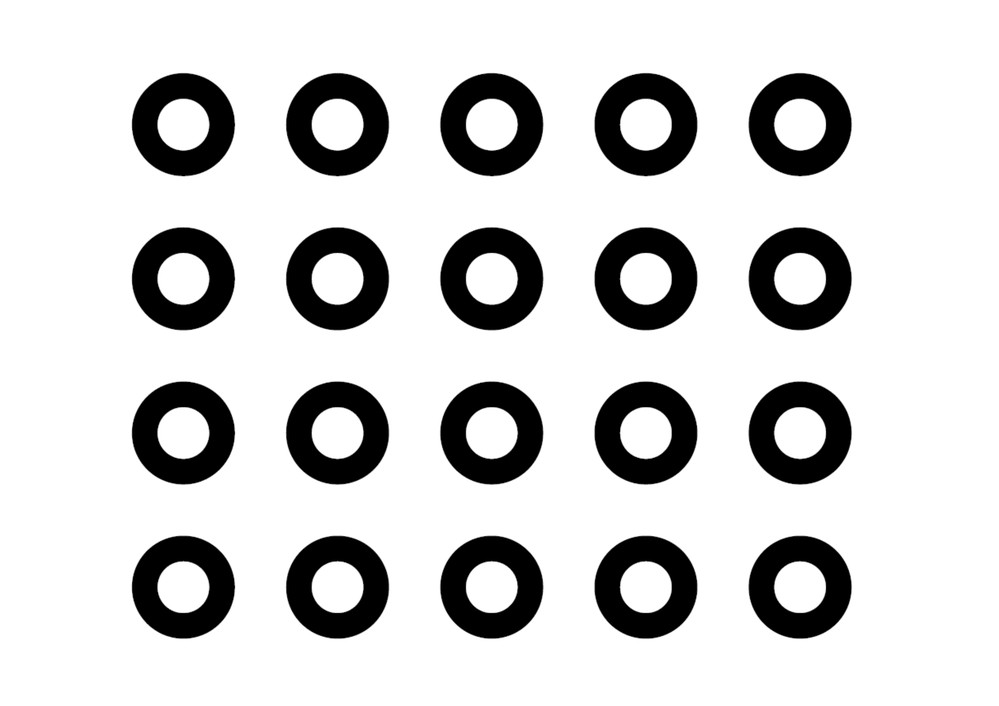
//> input picture Circles/data/InnerCircles.png, 999 x 706 px, shrunk from 2339 x 1654 before the run
$ ./main   (built with g++ and OpenCV 4)
//> lines starting //> are read from the running program, lines starting //| are printed output that depends on the picture; after the words box and inside, x2 and y2 are one past the last pixel; in counts of white or black regions, pixels touching at a corner belong together
#include "opencv2/imgcodecs.hpp"
#include "opencv2/highgui.hpp"
#include "opencv2/imgproc.hpp"
#include <iostream>
using namespace cv;
using namespace std;

/* Detect circles using HoughCircles function from OpenCV */

int main(int argc, char** argv)
{
    for( int i = 1; i < 7; i++ )
    {
        //string filename = samples::findFile(names[i]);
        //string filename = "../data/Captura1" + to_string(i) + ".PNG";
        string filename = "../data/InnerCircles.png";
        Mat src = imread(filename, IMREAD_COLOR);
//> src is the input picture: 706 rows x 999 cols, CV_8UC3; min 0, max 255, mean 210.2
        if( src.empty() )
        {
            cout << "Couldn't load " << filename << endl;
            continue;
        }

        Mat gray;
        cvtColor(src, gray, COLOR_BGR2GRAY);
        medianBlur(gray, gray, 5);
//> gray: 706 rows x 999 cols, CV_8UC1; min 0, max 255, mean 210.2
        vector<Vec3f> circles;
        HoughCircles(gray, circles, HOUGH_GRADIENT, 1,
                 gray.rows/16,  // change this value to detect circles with different distances to each other
                 1, 150, 1, 0 // change the last two parameters
            // (min_radius & max_radius) to detect larger circles
        );
//> circles = 9 circles (x, y, radius): [645.5, 278.5, 51.7], [491.5, 432.5, 51.7], [645.5, 586.5, 51.8], [799.5, 278.5, 51.8], [491.5, 278.5, 51.9], [645.5, 123.5, 51.1], [337.5, 124.5, 51], [799.5, 587.5, 51.2], [800.5, 432.5, 51.2]
        for( size_t i = 0; i < circles.size(); i++ )
        {
            Vec3i c = circles[i];
            Point center = Point(c[0], c[1]);
            // circle center
            circle( src, center, 1, Scalar(0,0,255), 3, LINE_AA);
            // circle outline
            int radius = c[2];
            circle( src, center, radius, Scalar(0,0,255), 3, LINE_AA);
        }
//> this loop made 9 passes
//> (center, radius) on passes 1 to 9: (Point(646, 278), 52), (Point(492, 432), 52), (Point(646, 586), 52), (Point(800, 278), 52), (Point(492, 278), 52), (Point(646, 124), 51), (Point(338, 124), 51), (Point(800, 588), 51), (Point(800, 432), 51)
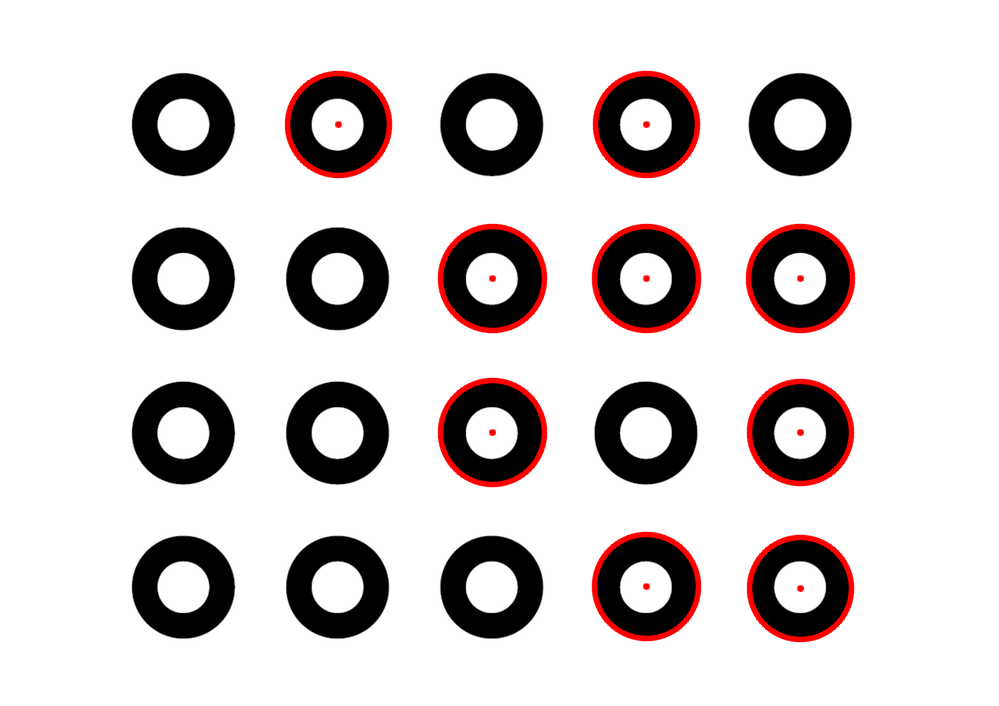
//> src: 706 rows x 999 cols, CV_8UC3; 2.89% of pixels changed, all inside (x1, y1, x2, y2) = (284, 70, 856, 643)
        namedWindow( "detected circles", WINDOW_NORMAL );
        imshow("detected circles", src);

        int c = waitKey();
//> the space key is pressed
        if( c == 27 )
            break;
    }

    // [33 lines of commented-out code are left out]
}
